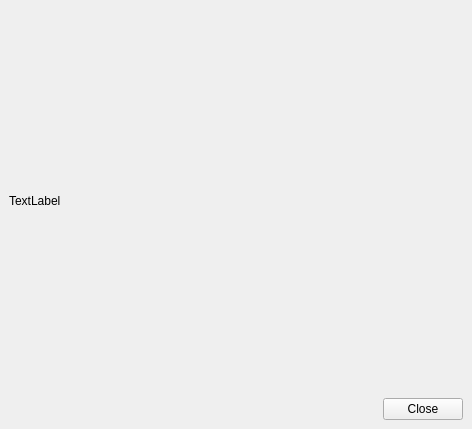
<ui version="4.0" >
 <author></author>
 <comment></comment>
 <exportmacro></exportmacro>
 <class>GraphWindowBase</class>
 <widget class="QWidget" name="GraphWindowBase" >
  <property name="geometry" >
   <rect>
    <x>0</x>
    <y>0</y>
    <width>472</width>
    <height>429</height>
   </rect>
  </property>
  <property name="windowTitle" >
   <string>Graph Window</string>
  </property>
  <layout class="QGridLayout" >
   <property name="margin" >
    <number>9</number>
   </property>
   <property name="spacing" >
    <number>6</number>
   </property>
   <item row="0" column="0" colspan="2" >
    <widget class="QLabel" name="graph" >
     <property name="text" >
      <string>TextLabel</string>
     </property>
    </widget>
   </item>
   <item row="1" column="1" >
    <widget class="QPushButton" name="pb_close" >
     <property name="text" >
      <string>Close</string>
     </property>
    </widget>
   </item>
   <item row="1" column="0" >
    <spacer>
     <property name="orientation" >
      <enum>Qt::Horizontal</enum>
     </property>
     <property name="sizeHint" >
      <size>
       <width>341</width>
       <height>20</height>
      </size>
     </property>
    </spacer>
   </item>
  </layout>
 </widget>
 <layoutdefault spacing="6" margin="11" />
 <pixmapfunction>qPixmapFromMimeSource</pixmapfunction>
 <resources/>
 <connections>
  <connection>
   <sender>pb_close</sender>
   <signal>clicked()</signal>
   <receiver>GraphWindowBase</receiver>
   <slot>close()</slot>
   <hints>
    <hint type="sourcelabel" >
     <x>20</x>
     <y>20</y>
    </hint>
    <hint type="destinationlabel" >
     <x>20</x>
     <y>20</y>
    </hint>
   </hints>
  </connection>
 </connections>
</ui>
